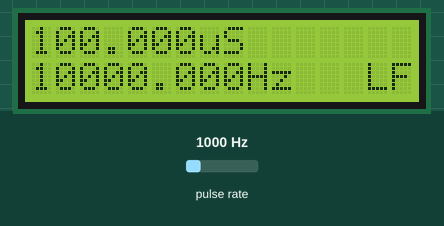
A sketch run on a simulated Arduino Uno, built with avr-gcc and run on an emulated ATmega328P. Shown: 16×2 character LCD. Wiring (inferred from the names in the program): pulse sensor: data pin 3. Inputs (shaded band) come from the test bench; at power-on: pulse rate 1000 Hz. What the sketch prints to the serial monitor is not drawn.

Above: at 2.27 s.
2.3 s: pulse rate (sensor on pin 3) set to 2500 Hz
At 3.01 s:
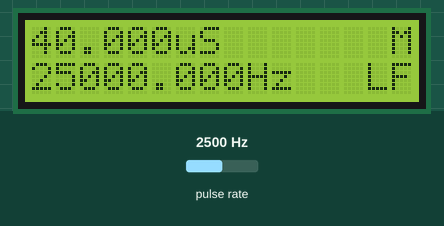
3.8 s: pulse rate (sensor on pin 3) set to 100 Hz
At 5.17 s:
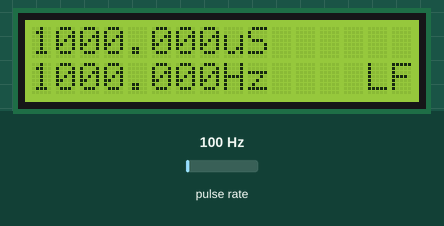
5.3 s: pulse rate (sensor on pin 3) set to 4900 Hz
At 5.7 s:
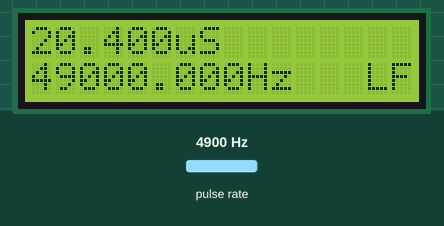
Timing chart, 0 to 8.3 s (numbered marks = the images above; inputs shaded):
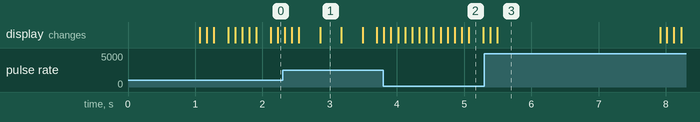

Measured:
- after the input at 3.8 s, the display: first changes at once (image 2 shows a later state)
- after the input at 5.3 s, the display: first changes after 0.09 s (image 3 shows a later state)

The sketch:

Frequenzzaehler.ino
```cpp
/************************************************************************************************************
Frequency measuring programm for experience with programmable light sensor TCS 3200
The Programm doesn't realy measure the frequency, the period lenght is measure contiously and converted to
frequency.
The fototimer-shield hardware is use and for frequency input the rotary encoder inputs were used.
So the rotary encoder functionaltity was dropped.
*************************************************************************************************************/

// set pin numbers and other constants:
const int batteryPin = 1;  // the number of the analog input used for the battery watching

const int frequencein = 3; // measuring input signal
const int contrastPin = 5;   // the number of the pwr signal pin for contrast voltage
const char softvers[] = "Frequenzzaehler ";

// include library codes:
#include <LiquidCrystal.h>

// global variables
int frequencestate = HIGH; // measuring input signal
int contrastValue = 0; // display contrast level


// *** notice, battery not used yet ***
int lowbattery = 611; // level when battery is low Voltage=AnalogIn*0.01014
// measuring and calculate
double period = 0; // in µS
double frequency = 0; // in Hz
// timestamps for measuring
unsigned long timestamp1 = 0; // first timestamp
unsigned long timestamp2 = 0; // second timestamp
// action controlling
int actioncounter = 0; // counts for timing actions
// frequncy counter
int freqcounter = 0;
boolean highfrequency = true; // default we start with highfrequency measuring mode
double prescaler = 10; // prescaler factor

// initialize the library with the numbers of the interface pins
/*  The LCD circruit
 * LCD RS pin to digital pin 13
 * LCD Enable pin to digital pin 12
 * LCD D4 pin to digital pin 11
 * LCD D5 pin to digital pin 10
 * LCD D6 pin to digital pin 9
 * LCD D7 pin to digital pin 8
 * LCD R/W pin to ground
 * LCD V0 (Pin 3) over RC and OPAMP to PWR Pin5 (Contrast)
*/
LiquidCrystal lcd(13, 12, 11, 10, 9, 8);


// function definitions
void sendlogdata(void); // send data thru serial for logging


/************************************
       setup all the stuff
************************************/
void setup()
{
  // initialise serial, results will be send thru serial for logging by computer
  Serial.begin(9600);
  // set display contrast
  pinMode(contrastPin, OUTPUT);
  analogWrite(contrastPin, contrastValue);
  // set up the LCD's number of columns and rows:
  lcd.begin(16,2);
  // print softwareversion message to the LCD and wait
  lcd.setCursor(0, 0);
  lcd.print(softvers);
  // wait for serial monitor opened and send message!
  while(!Serial); // wait for serial port to connect. Needed for Leonardo only
  Serial.print("Welcome!\n");
  // wait one second
  delay( 1000 );
  // set up the analog reference, not used yet, is for battery watching and analog keyboard
  analogReference(EXTERNAL);
  // measuring input pin initialize
  pinMode(frequencein, INPUT);
  // activate interrupt for measuring
  attachInterrupt(1, measure, FALLING);
  // clear display
  lcd.clear();
  }

/************************************
       main loop begins here
************************************/
void loop()
  {
  // read state from measuring input
  frequencestate = digitalRead(frequencein);
  // set cursor to measure signal indication
  lcd.setCursor(15, 0);
  if (frequencestate == LOW)
    {
    // yes, there is a signal
    lcd.print("M");
    }
  else
    {
    // no signal
    lcd.print(" ");
    }
  // set cursor to measure mode indication
  lcd.setCursor(14, 1);
  if (highfrequency == true)
      {
      lcd.print("HF");
      }
    else
      {
      lcd.print("LF");
      }

  // measuring handling
  // first reset counter
  freqcounter = 0;
  // different handling at high or low frequency
  if (highfrequency == true)
    {
    // high frequency measuring mode
    // activate interrupt for high frequency measuring
    attachInterrupt(1, hfcount, FALLING);
    // wait 100mS measuring cycle
    delay (100);
    // deactivate interrupt and stop measuring
    detachInterrupt(1);
    // calculate period from frequency measuring (period in µS)
    // measure cycle time 100000µS divided by counts
    period = 100000 / double(freqcounter);
    }
  else
    {
    // low frequency measuring in normal mode
    // wait 100mS measuring cycle
    delay (100);
    // calculate result of period measurement
    period = double(timestamp2 - timestamp1);
    }

  // calculate frequency from counter
  frequency = double(freqcounter) * 10;


  // calculate correct measurements with prescaler use
  frequency = frequency * prescaler;
  period = period / prescaler;

  // on lower frequencys, calculate frequency from period if bigger than 999µS
  if (period > 999)
    {
    // in this case, frequnency measuring will be overwritten by calculation
    frequency = 1000000 / period; // calculate the frequency from period
    }

  // counts loops for separate periodic actions
  ++actioncounter;
  // every 60 seconds action
  if (actioncounter > 600)
    {
    actioncounter = 0; // reset counter
    sendlogdata(); // send measuring data
    }

  // set cursor to second line and display results
  lcd.setCursor(0, 0);
  lcd.print(period,3);
  lcd.print("uS   ");
  lcd.setCursor(0, 1);
  lcd.print(frequency,3);
  lcd.print("Hz  ");

  // decide which measuring mode will we usefull
  // don't forget the prescaler
  if (frequency / prescaler > 25000 && highfrequency == false)
    {
    // at frequencys above 25kHz we will use other measuring mode
    highfrequency = true; // set flag for high frequency measuring mode
    // deactivate interrupt for measuring
    detachInterrupt(1);
    }
  if (frequency / prescaler < 20000 && highfrequency == true)
    {
    // at frequencys less 20kHz we will use other measuring mode
    highfrequency = false; // reset flag for high frequency measuring mode
    // activate interrupt for measuring
    attachInterrupt(1, measure, FALLING);
    }

  // end of main loop
  }

/************************************
  normal measure interrupt routine
************************************/
void measure()
  {
  // shift last time
  timestamp1 = timestamp2;
  // new time
  timestamp2 = micros();
  // frequency counter
  ++freqcounter;
  }

/*******************************************
  high frequency measure interrupt routine
*******************************************/
void hfcount()
  {
  // frequency counter
  ++freqcounter;
  }


/************************************
    send data for logging routine
************************************/
void sendlogdata()
  {
  Serial.print("Log:");
  Serial.print(period,3);
  Serial.print(",");
  Serial.print(frequency,3);
  Serial.print("\n");
  }
```
